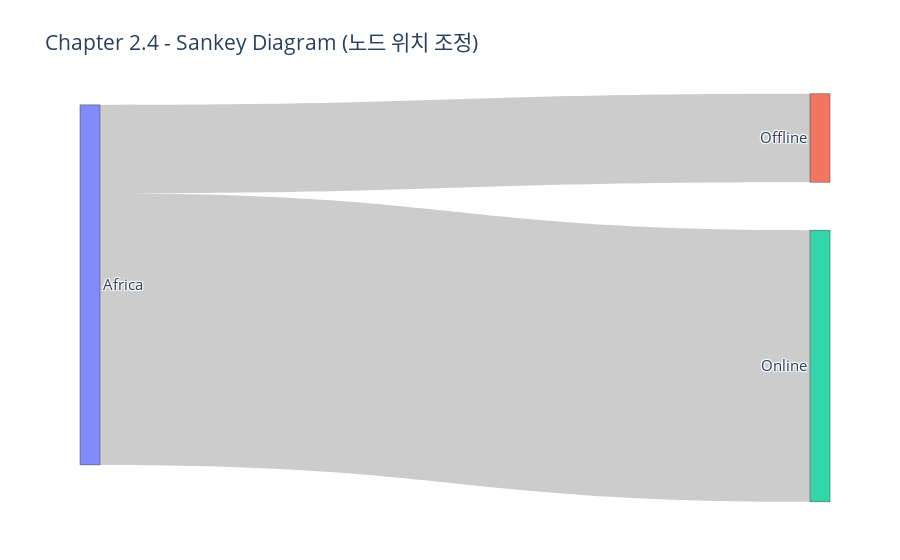

Write notebook code for a chart like this one.
### Code cell
trace = go.Sankey(node = dict(label = ['Africa', 'Offline', 'Online'],
                              x = [0, 1, 1],      # x node location
                              y = [0, 0.1, 0.7]   # y node location
                             ),
                  link = dict(source = [0, 0],
                              target = [1, 2],
                              value = [4015718.1, 12342417.5]),
                 )
data = [trace]
layout = go.Layout(title = 'Chapter 2.4 - Sankey Diagram (Adjust Node Location)', font_size = 15)
fig = go.Figure(data, layout)
fig.show()

### Figure 1 — Plotly figure (JSON) as saved in the notebook; plotly's stock layout.template omitted (floating-point values rounded to 4 significant figures)
{"data": [{"link": {"source": [0, 0], "target": [1, 2], "value": [4016000.0, 12340000.0]}, "node": {"label": ["Africa", "Offline", "Online"], "x": [0, 1, 1], "y": [0, 0.1, 0.7]}, "type": "sankey"}], "layout": {"font": {"size": 15}, "title": {"text": "Chapter 2.4 - Sankey Diagram (노드 위치 조정)"}}}
